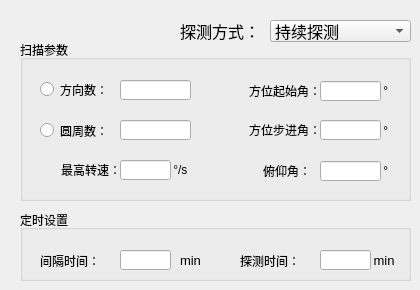
   <widget class="QWidget" name="tab_2">
    <attribute name="title">
     <string>扫描参数</string>
    </attribute>
    <widget class="QGroupBox" name="groupBox_6">
     <property name="geometry">
      <rect>
       <x>20</x>
       <y>40</y>
       <width>391</width>
       <height>161</height>
      </rect>
     </property>
     <property name="title">
      <string>扫描参数</string>
     </property>
     <widget class="QLineEdit" name="lineEdit_circleNum">
      <property name="enabled">
       <bool>true</bool>
      </property>
      <property name="geometry">
       <rect>
        <x>100</x>
        <y>80</y>
        <width>71</width>
        <height>20</height>
       </rect>
      </property>
     </widget>
     <widget class="QLineEdit" name="lineEdit_angleNum">
      <property name="geometry">
       <rect>
        <x>100</x>
        <y>40</y>
        <width>71</width>
        <height>20</height>
       </rect>
      </property>
     </widget>
     <widget class="QRadioButton" name="radioButton_anglekey">
      <property name="geometry">
       <rect>
        <x>20</x>
        <y>39</y>
        <width>81</width>
        <height>21</height>
       </rect>
      </property>
      <property name="text">
       <string>方向数：</string>
      </property>
     </widget>
     <widget class="QRadioButton" name="radioButton_circlekey">
      <property name="geometry">
       <rect>
        <x>20</x>
        <y>80</y>
        <width>81</width>
        <height>21</height>
       </rect>
      </property>
      <property name="text">
       <string>圆周数：</string>
      </property>
     </widget>
     <widget class="QLineEdit" name="lineEdit_SP">
      <property name="geometry">
       <rect>
        <x>100</x>
        <y>120</y>
        <width>51</width>
        <height>20</height>
       </rect>
      </property>
     </widget>
     <widget class="QLabel" name="label_8">
      <property name="geometry">
       <rect>
        <x>0</x>
        <y>119</y>
        <width>101</width>
        <height>21</height>
       </rect>
      </property>
      <property name="text">
       <string>最高转速：</string>
      </property>
      <property name="alignment">
       <set>Qt::AlignRight|Qt::AlignTrailing|Qt::AlignVCenter</set>
      </property>
     </widget>
     <widget class="QLabel" name="label_22">
      <property name="geometry">
       <rect>
        <x>150</x>
        <y>119</y>
        <width>31</width>
        <height>21</height>
       </rect>
      </property>
      <property name="text">
       <string> °/s</string>
      </property>
     </widget>
     <widget class="QLabel" name="label_34">
      <property name="geometry">
       <rect>
        <x>360</x>
        <y>80</y>
        <width>21</width>
        <height>21</height>
       </rect>
      </property>
      <property name="text">
       <string> °</string>
      </property>
     </widget>
     <widget class="QLabel" name="label_33">
      <property name="geometry">
       <rect>
        <x>200</x>
        <y>40</y>
        <width>101</width>
        <height>21</height>
       </rect>
      </property>
      <property name="text">
       <string>方位起始角：</string>
      </property>
      <property name="alignment">
       <set>Qt::AlignRight|Qt::AlignTrailing|Qt::AlignVCenter</set>
      </property>
     </widget>
     <widget class="QLabel" name="label_32">
      <property name="geometry">
       <rect>
        <x>360</x>
        <y>40</y>
        <width>21</width>
        <height>21</height>
       </rect>
      </property>
      <property name="text">
       <string> °</string>
      </property>
     </widget>
     <widget class="QLineEdit" name="lineEdit_step_azAngle">
      <property name="geometry">
       <rect>
        <x>300</x>
        <y>80</y>
        <width>61</width>
        <height>20</height>
       </rect>
      </property>
     </widget>
     <widget class="QLabel" name="label_31">
      <property name="geometry">
       <rect>
        <x>200</x>
        <y>79</y>
        <width>101</width>
        <height>21</height>
       </rect>
      </property>
      <property name="text">
       <string>方位步进角：</string>
      </property>
      <property name="alignment">
       <set>Qt::AlignRight|Qt::AlignTrailing|Qt::AlignVCenter</set>
      </property>
     </widget>
     <widget class="QLineEdit" name="lineEdit_start_azAngle">
      <property name="geometry">
       <rect>
        <x>300</x>
        <y>41</y>
        <width>61</width>
        <height>20</height>
       </rect>
      </property>
     </widget>
     <widget class="QLabel" name="label_25">
      <property name="geometry">
       <rect>
        <x>360</x>
        <y>120</y>
        <width>21</width>
        <height>21</height>
       </rect>
      </property>
      <property name="text">
       <string> °</string>
      </property>
     </widget>
     <widget class="QLineEdit" name="lineEdit_elevationAngle">
      <property name="geometry">
       <rect>
        <x>300</x>
        <y>121</y>
        <width>61</width>
        <height>20</height>
       </rect>
      </property>
     </widget>
     <widget class="QLabel" name="label_26">
      <property name="geometry">
       <rect>
        <x>200</x>
        <y>120</y>
        <width>91</width>
        <height>21</height>
       </rect>
      </property>
      <property name="text">
       <string>俯仰角：</string>
      </property>
      <property name="alignment">
       <set>Qt::AlignRight|Qt::AlignTrailing|Qt::AlignVCenter</set>
      </property>
     </widget>
    </widget>
    <widget class="QGroupBox" name="groupBox_3">
     <property name="geometry">
      <rect>
       <x>20</x>
       <y>210</y>
       <width>391</width>
       <height>71</height>
      </rect>
     </property>
     <property name="title">
      <string>定时设置</string>
     </property>
     <widget class="QLabel" name="label_27">
      <property name="geometry">
       <rect>
        <x>20</x>
        <y>40</y>
        <width>81</width>
        <height>21</height>
       </rect>
      </property>
      <property name="text">
       <string>间隔时间：</string>
      </property>
     </widget>
     <widget class="QLineEdit" name="lineEdit_ITV_TimeLength">
      <property name="geometry">
       <rect>
        <x>100</x>
        <y>40</y>
        <width>51</width>
        <height>20</height>
       </rect>
      </property>
     </widget>
     <widget class="QLabel" name="label_28">
      <property name="geometry">
       <rect>
        <x>160</x>
        <y>40</y>
        <width>31</width>
        <height>21</height>
       </rect>
      </property>
      <property name="font">
       <font>
        <pointsize>10</pointsize>
       </font>
      </property>
      <property name="text">
       <string>min</string>
      </property>
     </widget>
     <widget class="QLabel" name="label_29">
      <property name="geometry">
       <rect>
        <x>220</x>
        <y>40</y>
        <width>81</width>
        <height>21</height>
       </rect>
      </property>
      <property name="text">
       <string>探测时间：</string>
      </property>
     </widget>
     <widget class="QLineEdit" name="lineEdit_DET_TimeLength">
      <property name="geometry">
       <rect>
        <x>300</x>
        <y>40</y>
        <width>51</width>
        <height>20</height>
       </rect>
      </property>
     </widget>
     <widget class="QLabel" name="label_30">
      <property name="geometry">
       <rect>
        <x>350</x>
        <y>40</y>
        <width>31</width>
        <height>21</height>
       </rect>
      </property>
      <property name="font">
       <font>
        <pointsize>10</pointsize>
       </font>
      </property>
      <property name="text">
       <string> min</string>
      </property>
     </widget>
    </widget>
    <widget class="QComboBox" name="comboBox_DetetectMode">
     <property name="geometry">
      <rect>
       <x>270</x>
       <y>20</y>
       <width>141</width>
       <height>22</height>
      </rect>
     </property>
     <property name="font">
      <font>
       <pointsize>12</pointsize>
      </font>
     </property>
     <property name="insertPolicy">
      <enum>QComboBox::InsertAfterCurrent</enum>
     </property>
     <item>
      <property name="text">
       <string>持续探测</string>
      </property>
     </item>
     <item>
      <property name="text">
       <string>单组探测</string>
      </property>
     </item>
     <item>
      <property name="text">
       <string>定时探测</string>
      </property>
     </item>
    </widget>
    <widget class="QLabel" name="label_7">
     <property name="geometry">
      <rect>
       <x>180</x>
       <y>20</y>
       <width>81</width>
       <height>21</height>
      </rect>
     </property>
     <property name="font">
      <font>
       <family>微软雅黑</family>
       <pointsize>12</pointsize>
       <weight>50</weight>
       <bold>false</bold>
      </font>
     </property>
     <property name="text">
      <string>探测方式：</string>
     </property>
    </widget>
   </widget>
